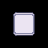

A level layout from a 2D game, rendered from its tile map. Below: a short description, then the map file with its tile-grid data intact:
An orthogonal 3x3 tile map with 16x16 px tiles, 1 tile layer (Tile Layer 1).

<map version="1.10" tiledversion="1.11.2" orientation="orthogonal" renderorder="right-down" width="3" height="3" tilewidth="16" tileheight="16" infinite="0" nextlayerid="2" nextobjectid="1">
 <tileset firstgid="1" source="Modern_UI_Style_2.tsx" />
 <layer id="1" name="Tile Layer 1" width="3" height="3">
  <data encoding="csv">
834,835,836,
883,884,885,
932,933,934
</data>
 </layer>
</map>
